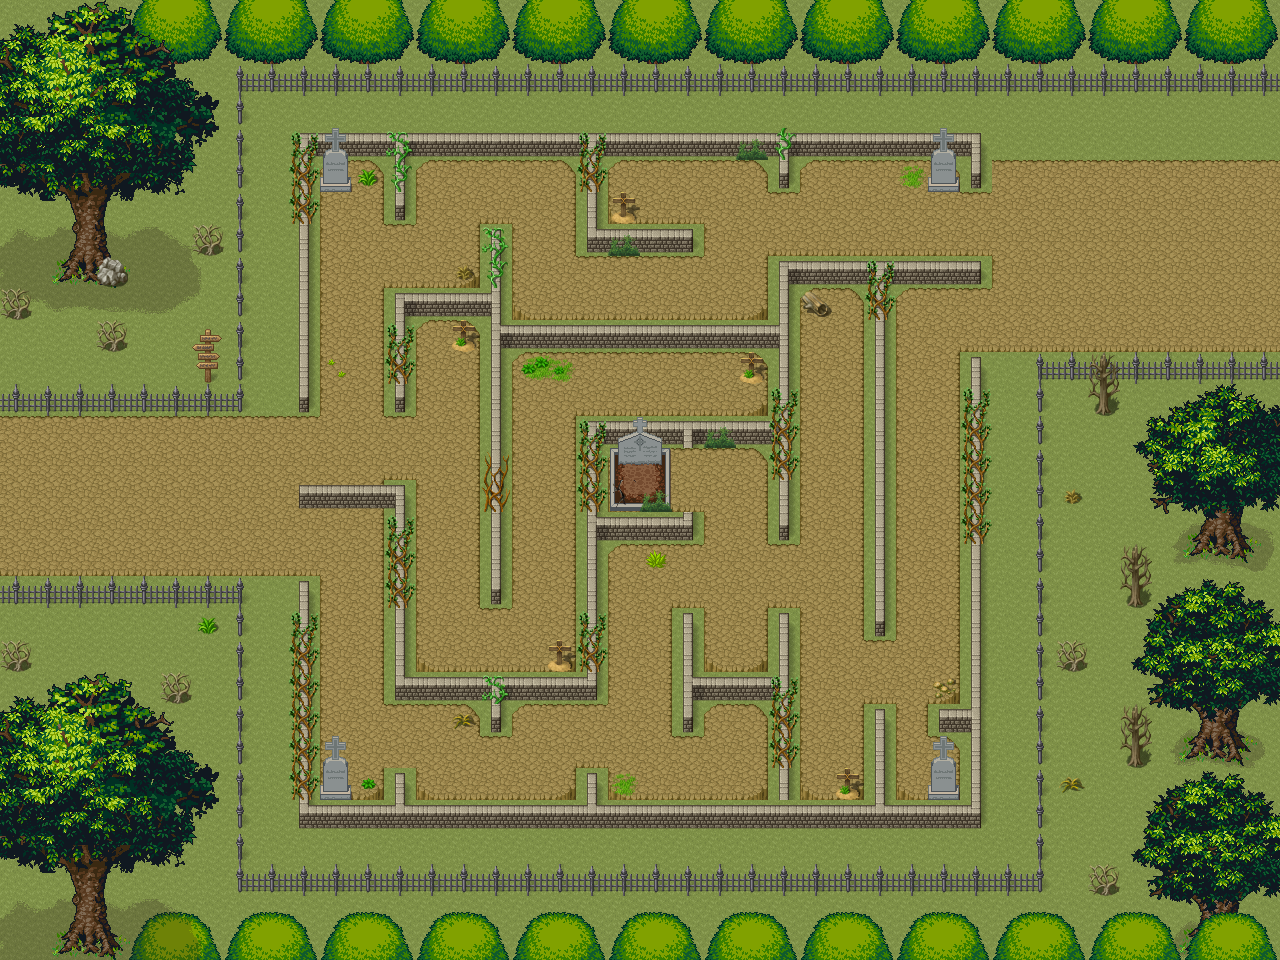

The image is a tile-based game level rendered from a .tmx file. Its description and source (layers, tilesets, objects; grid data summarised) follow:
An orthogonal 40x30 tile map with 32x32 px tiles, 10 tile layers (ground, ground2, Trees_Back, Trees, ...), 5 tilesets and 7 objects (Key1, Key2, Key3, Key4, Key5, ...).

<map version="1.10" tiledversion="1.10.2" orientation="orthogonal" renderorder="right-down" width="40" height="30" tilewidth="32" tileheight="32" infinite="0" nextlayerid="26" nextobjectid="9">
 <editorsettings>
  <export target="../../Tiled-cityMap/assets/Maze_map.tmj" format="json" />
 </editorsettings>
 <tileset firstgid="1" name="pipoya" tilewidth="32" tileheight="32" tilecount="1064" columns="8">
  <image source="pipoya.png" width="256" height="4256" />
 </tileset>
 <tileset firstgid="1065" name="trees-green" tilewidth="32" tileheight="32" tilecount="1024" columns="32">
  <image source="trees-green.png" width="1024" height="1024" />
 </tileset>
 <tileset firstgid="2089" name="plant" tilewidth="32" tileheight="32" tilecount="256" columns="16">
  <image source="plant.png" width="512" height="512" />
 </tileset>
 <tileset firstgid="2345" name="Stairs" tilewidth="32" tileheight="32" tilecount="1024" columns="32">
  <image source="Stairs.png" width="1024" height="1024" />
 </tileset>
 <tileset firstgid="3369" name="MainCharacter" tilewidth="32" tileheight="32" tilecount="2392" columns="26">
  <image source="MainCharacter.png" width="832" height="2944" />
 </tileset>
 <layer id="1" name="ground" width="40" height="30">
  <data>[1200 cells, 1200 non-empty, 9 distinct tile ids]</data>
 </layer>
 <layer id="25" name="ground2" width="40" height="30">
  <data>[1200 cells, 1200 non-empty, 1 distinct tile ids]</data>
 </layer>
 <layer id="4" name="Trees_Back" width="40" height="30">
  <data>[1200 cells, 90 non-empty, 60 distinct tile ids]</data>
 </layer>
 <layer id="15" name="Trees" width="40" height="30">
  <data>[1200 cells, 144 non-empty, 9 distinct tile ids]</data>
 </layer>
 <layer id="9" name="Trees_Big" width="40" height="30">
  <data>[1200 cells, 133 non-empty, 70 distinct tile ids]</data>
 </layer>
 <layer id="20" name="Mudground" width="40" height="30">
  <data>[1200 cells, 400 non-empty, 10 distinct tile ids]</data>
 </layer>
 <layer id="13" name="Maze" width="40" height="30">
  <data>[1200 cells, 186 non-empty, 14 distinct tile ids]</data>
 </layer>
 <layer id="11" name="Cemetery" width="40" height="30">
  <data>[1200 cells, 14 non-empty, 8 distinct tile ids]</data>
 </layer>
 <layer id="16" name="Fence" width="40" height="30">
  <data>[1200 cells, 115 non-empty, 9 distinct tile ids]</data>
 </layer>
 <layer id="19" name="TinyThings" width="40" height="30">
  <data>[1200 cells, 83 non-empty, 27 distinct tile ids]</data>
 </layer>
 <objectgroup id="23" name="ObjectLayer1">
  <object id="1" name="Key1" x="832" y="318.667">
   <point />
  </object>
  <object id="2" name="Key2" x="684.667" y="388.667">
   <point />
  </object>
  <object id="3" name="Key3" x="541.333" y="637.333">
   <point />
  </object>
  <object id="4" name="Key4" x="702.667" y="476">
   <point />
  </object>
  <object id="5" name="Key5" x="734.667" y="752">
   <point />
  </object>
 </objectgroup>
 <objectgroup id="24" name="ObjectLayer2">
  <object id="7" name="Start" x="33.3333" y="508">
   <point />
  </object>
  <object id="8" name="End" x="1134.67" y="254.667">
   <point />
  </object>
 </objectgroup>
</map>
